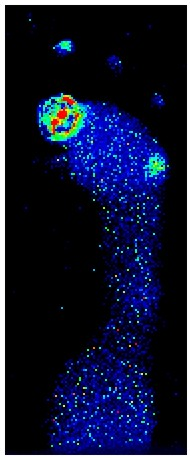
#> input picture img2.jpg, 190 x 458 px
$ python 1.py
#> lines starting #> are read from the running program, lines starting #| are printed output that depends on the picture; after the words box and inside, x2 and y2 are one past the last pixel; in counts of white or black regions, pixels touching at a corner belong together
### filter.py
import numpy as np
import cv2


def filt(img):
	img_h = np.zeros(img.shape,np.uint8)

	img_l = np.zeros(img.shape,np.uint8)
	for i in range(img.shape[0]) :
		for j in range(img.shape[1]):
			if(img[i,j][0]>100 or img[i,j][1]>100 or img[i,j][2]>100):
				if((img[i,j][2] > img[i,j][0] and img[i,j][2] > img[i,j][1] and i > 10 and i < (img.shape[0]-10) and j > 10 and j < (img.shape[1]-10)) or (img[i,j][1] > img[i,j][0] and img[i,j][1] > img[i,j][2] and i > 10 and i < (img.shape[0]-10) and j > 10 and j < (img.shape[1]-10)) or (img[i,j][0]>60 and img[i,j][1]>100 and img[i,j][2]>0 and img[i,j][0]<255 and img[i,j][1]<255 and img[i,j][2]<25 and i > 10 and i < (img.shape[0]-10) and j > 10 and j < (img.shape[1]-10))):
					img_h[i,j] = [255,255,255]

				# elif(img[i,j][0]>60 and img[i,j][1]>100 and img[i,j][2]>0 and img[i,j][0]<255 and img[i,j][1]<255 and img[i,j][2]<25 and i > 10 and i < (img.shape[0]-10) and j > 10 and j < (img.shape[1]-10)):
				# 	img_h[i,j] = [255,255,255]

				elif(img[i,j][0] > img[i,j][1] and img[i,j][0] > img[i,j][2] and i > 10 and i < (img.shape[0]-10) and j > 10 and j < (img.shape[1]-10)):
					img_l[i,j] = [255,255,255]

			else :
				img_l[i,j] = [0,0,0]
				img_h[i,j] = [0,0,0]

	return img_l,img_h


def cvtgray(img_l,img_h):
	img_l_g = cv2.cvtColor(img_l,cv2.COLOR_BGR2GRAY)

	img_h_g = cv2.cvtColor(img_h,cv2.COLOR_BGR2GRAY)

	return img_l_g,img_h_g

### find_contours.py
import cv2
import numpy as np


def contubabu(img1,img3):
	ret1, thresh1 = cv2.threshold(img1, 127, 255, 0)
	cnt1, hrc1 = cv2.findContours(thresh1, cv2.RETR_TREE, cv2.CHAIN_APPROX_SIMPLE)


	ret3, thresh3 = cv2.threshold(img3, 127, 255, 0)
	cnt3, hrc3 = cv2.findContours(thresh3, cv2.RETR_TREE, cv2.CHAIN_APPROX_SIMPLE)

	print len(cnt3)

	return cnt3


def findareababu(cnt):
	area = []
	print len(cnt)
	for i in range(len(cnt)):

		area.append(cv2.contourArea(cnt[i]))

	max_area = max(area)

	main_cnt = 0
	for i in range(len(cnt)):
		if(cv2.contourArea(cnt[i]) == max_area):
			main_cnt = cnt[i]
			#


	return main_cnt,max_area,cnt

def findcentbabu(cnt):
	M = cv2.moments(cnt)
	cx = int(M['m10']/M['m00'])
	cy = int(M['m01']/M['m00'])
	return cx,cy


# [12 lines left out: functions findenccircle, appcentroid, not called in this run]

### 1.py
import numpy as np
import cv2
import filter as fill
import find_contours as fc


img  = cv2.imread("img2.jpg")
#> img is the input picture: shape (458, 190, 3); mean B, G, R 52, 24, 19.5

a = fill.filt(img)
#> after the loop in filt, `for i in range(img.shape[0]) :`:
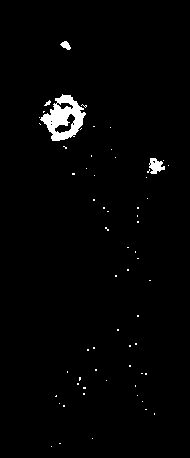
#> img_h: shape (458, 190, 3); 1.7% white; 63 white regions (59 under 20 px), largest, box (x1, y1, x2, y2) and area: (40, 94, 86, 141) 1086, (149, 158, 165, 174) 162, (60, 41, 71, 50) 59, (44, 100, 51, 106) 21
#> after the loop in filt, `for i in range(img.shape[0]) :`:
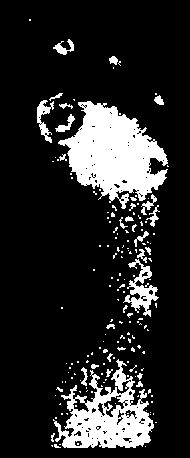
#> img_l: shape (458, 190, 3); 15.6% white; 167 white regions (138 under 20 px), largest, box (x1, y1, x2, y2) and area: (58, 101, 168, 209) 6449, (53, 359, 154, 448) 4141, (123, 259, 159, 317) 747
gray = fill.cvtgray(a[0],a[1])
#> in cvtgray, `img_h_g = cv2.cvtColor(img_h,cv2.COLOR_BGR2GRAY)`: img_h_g: shape (458, 190); 1.7% white; 63 white regions (59 under 20 px)

contu = fc.contubabu(gray[0],gray[1])
#> in contubabu, `cnt1, hrc1 = cv2.findContours(thresh1, cv2.RETR_TREE, cv2.CHAIN_APPROX..`: cnt1 = 289 contours, 262 with area under 20; largest, box (x1, y1, x2, y2) and area: (58, 101, 168, 209) 6294, (53, 359, 154, 448) 4425, (123, 259, 159, 317) 647, (37, 100, 54, 143) 243, (103, 394, 125, 418) 219; hrc1 = 289 rows, first 6: [1, -1, -1, -1], [2, 0, -1, -1], [3, 1, -1, -1], [4, 2, -1, -1], [5, 3, -1, -1], [6, 4, -1, -1]
#> in contubabu, `cnt3, hrc3 = cv2.findContours(thresh3, cv2.RETR_TREE, cv2.CHAIN_APPROX..`: cnt3 = 71 contours, 66 with area under 20; largest, box (x1, y1, x2, y2) and area: (40, 94, 86, 141) 1214, (54, 113, 76, 134) 176, (149, 158, 165, 174) 138, (56, 102, 74, 110) 74, (60, 41, 71, 50) 46; hrc3 = 71 rows, first 6: [1, -1, -1, -1], [2, 0, -1, -1], [3, 1, -1, -1], [4, 2, -1, -1], [5, 3, -1, -1], [6, 4, -1, -1]
#| 71
#> contu has the same summary as cnt3 in contubabu

m_cont = fc.findareababu(contu)
#| 71
#> the loop in findareababu, `for i in range(len(cnt)): ` made 71 passes
#> after the loop in findareababu, `for i in range(len(cnt)):`: area = 71 values, max 1214 at index 64, min 0 at index 0, mean 24.13
#> in findareababu, `max_area = max(area)`: max_area = 1214
#> the loop in findareababu, `for i in range(len(cnt)):` made 71 passes

#> (the run stopped early here; a loop or call above may not have finished)

$ run again, with img1.jpg copied over img2.jpg
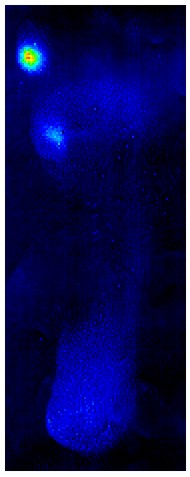
#> input picture img1.jpg, 190 x 477 px
#> img is the input picture: shape (477, 190, 3); mean B, G, R 89, 19.7, 18.7
#> after the loop in filt, `for i in range(img.shape[0]) :`:
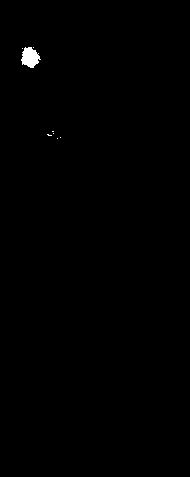
#> img_h: shape (477, 190, 3); 0.32% white; 8 white regions (7 under 20 px), largest, box (x1, y1, x2, y2) and area: (21, 47, 41, 68) 280
#> after the loop in filt, `for i in range(img.shape[0]) :`:
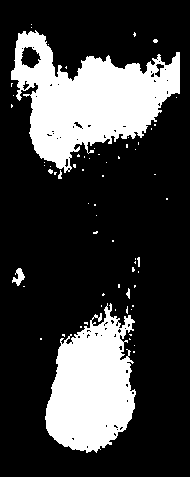
#> img_l: shape (477, 190, 3); 23.8% white; 65 white regions (59 under 20 px), largest, box (x1, y1, x2, y2) and area: (11, 30, 180, 173) 12134, (45, 303, 136, 453) 9029, (12, 268, 25, 286) 117, (126, 288, 130, 299) 26, (58, 170, 62, 179) 23, (137, 257, 140, 267) 22
#> img_h_g: shape (477, 190); 0.32% white; 8 white regions (7 under 20 px)
#> cnt1 = 128 contours, 120 with area under 20; largest, box (x1, y1, x2, y2) and area: (11, 30, 180, 173) 12168, (45, 303, 136, 453) 8826, (20, 46, 42, 69) 313, (12, 268, 25, 286) 90, (154, 63, 165, 78) 68, (22, 80, 30, 91) 36, (73, 121, 83, 129) 32, (64, 158, 69, 168) 24; hrc1 = 128 rows, first 6: [1, -1, -1, -1], [2, 0, -1, -1], [3, 1, -1, -1], [4, 2, -1, -1], [5, 3, -1, -1], [6, 4, -1, -1]
#> cnt3 = 8 contours, 7 with area under 20; largest, box (x1, y1, x2, y2) and area: (21, 47, 41, 68) 248; hrc3 = [[1, -1, -1, -1], [2, 0, -1, -1], [3, 1, -1, -1], [4, 2, -1, -1], [5, 3, -1, -1], [6, 4, -1, -1], [7, 5, -1, -1], [-1, 6, -1, -1]]
#| 8
#> contu has the same summary as cnt3 in contubabu
#| 8
#> the loop in findareababu, `for i in range(len(cnt)): ` made 8 passes
#> after the loop in findareababu, `for i in range(len(cnt)):`: area = [0, 0, 1, 0, 0, 0, 0, 248]
#> max_area = 248
#> the loop in findareababu, `for i in range(len(cnt)):` made 8 passes

$ run again, with img3.jpg copied over img2.jpg
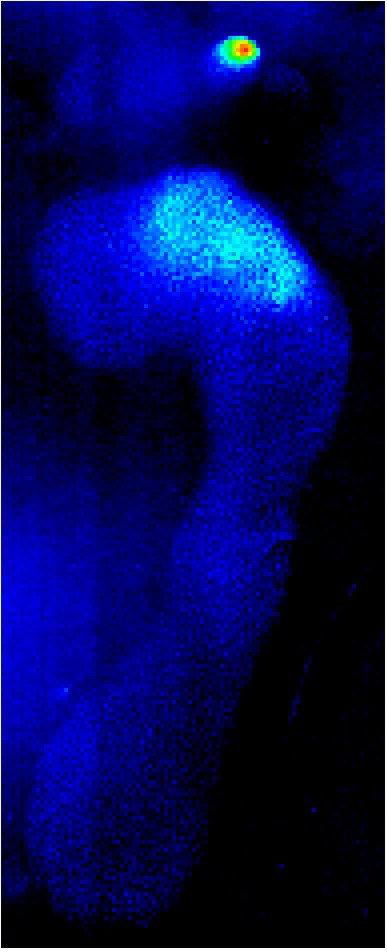
#> input picture img3.jpg, 387 x 952 px
#> img is the input picture: shape (952, 387, 3); mean B, G, R 88, 10.2, 4.3
#> after the loop in filt, `for i in range(img.shape[0]) :`:
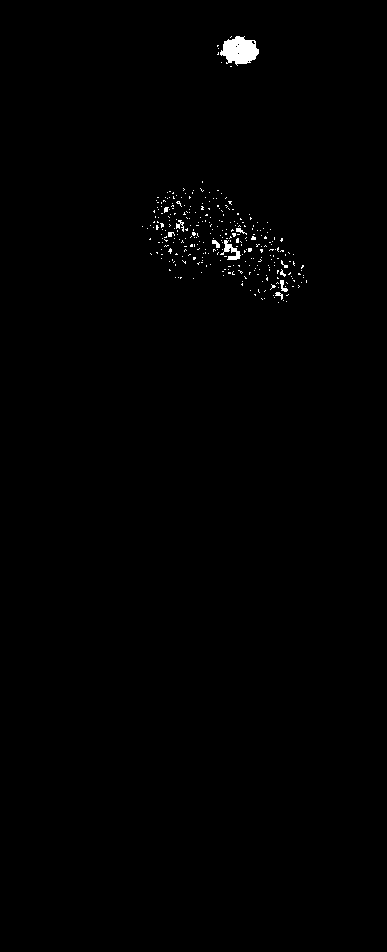
#> img_h: shape (952, 387, 3); 0.54% white; 312 white regions (301 under 20 px), largest, box (x1, y1, x2, y2) and area: (220, 36, 259, 66) 777, (220, 240, 241, 260) 165, (280, 280, 288, 292) 47
#> after the loop in filt, `for i in range(img.shape[0]) :`:
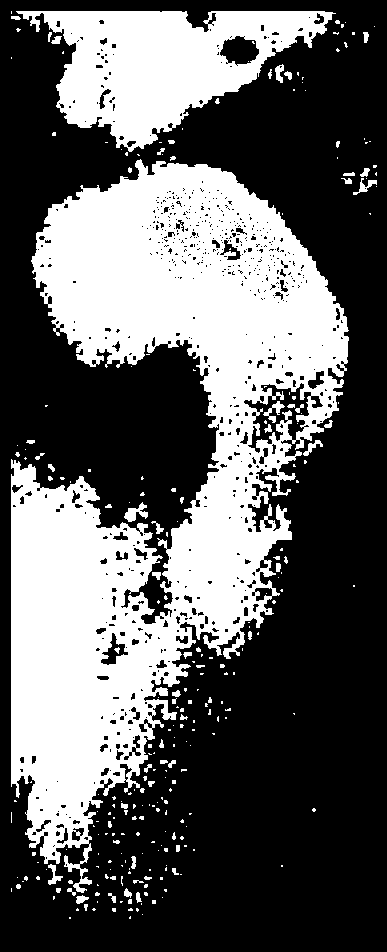
#> img_l: shape (952, 387, 3); 37.9% white; 281 white regions (215 under 20 px), largest, box (x1, y1, x2, y2) and area: (11, 159, 349, 893) 113169, (16, 11, 336, 152) 22246, (124, 502, 148, 522) 227
#> img_h_g: shape (952, 387); 0.54% white; 312 white regions (301 under 20 px)
#> cnt1 = 1029 contours, 851 with area under 20; largest, box (x1, y1, x2, y2) and area: (11, 159, 349, 893) 118620, (16, 11, 336, 152) 23086, (243, 382, 312, 454) 2307, (219, 35, 260, 66) 840, (100, 632, 129, 666) 401; hrc1 = 1029 rows, first 6: [1, -1, -1, -1], [2, 0, -1, -1], [3, 1, -1, -1], [4, 2, -1, -1], [5, 3, -1, -1], [6, 4, -1, -1]
#> cnt3 = 321 contours, 316 with area under 20; largest, box (x1, y1, x2, y2) and area: (220, 36, 259, 66) 726, (220, 240, 241, 260) 116, (280, 280, 288, 292) 30, (212, 240, 220, 248) 26, (176, 220, 184, 232) 22; hrc3 = 321 rows, first 6: [1, -1, -1, -1], [2, 0, -1, -1], [3, 1, -1, -1], [4, 2, -1, -1], [5, 3, -1, -1], [6, 4, -1, -1]
#| 321
#> contu has the same summary as cnt3 in contubabu
#| 321
#> after the loop in findareababu, `for i in range(len(cnt)):`: area = 321 values, max 726.5 at index 314, min 0 at index 0, mean 3.65
#> max_area = 726.5

$ run again, with img4.jpg copied over img2.jpg
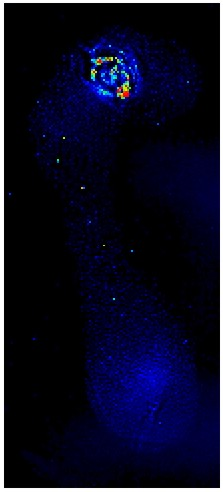
#> input picture img4.jpg, 223 x 492 px
#> img is the input picture: shape (492, 223, 3); mean B, G, R 35.9, 13, 12.8
#> after the loop in filt, `for i in range(img.shape[0]) :`:
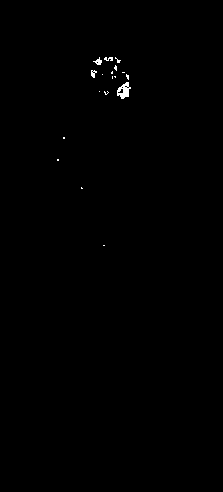
#> img_h: shape (492, 223, 3); 0.27% white; 18 white regions (14 under 20 px), largest, box (x1, y1, x2, y2) and area: (117, 82, 131, 99) 134, (93, 57, 102, 65) 35, (91, 70, 97, 78) 29, (104, 57, 113, 61) 26
#> after the loop in filt, `for i in range(img.shape[0]) :`:
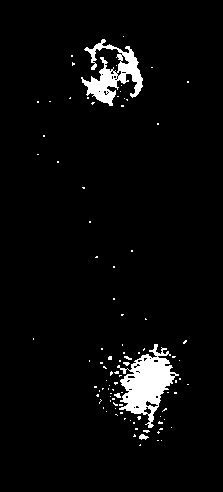
#> img_l: shape (492, 223, 3); 4.1% white; 96 white regions (92 under 20 px), largest, box (x1, y1, x2, y2) and area: (117, 344, 179, 428) 2312, (81, 39, 143, 106) 1652, (139, 434, 149, 440) 37, (114, 393, 121, 398) 24
#> img_h_g: shape (492, 223); 0.27% white; 18 white regions (14 under 20 px)
#> cnt1 = 128 contours, 121 with area under 20; largest, box (x1, y1, x2, y2) and area: (117, 344, 179, 428) 2253, (81, 39, 143, 106) 1488, (145, 400, 159, 408) 44, (120, 54, 130, 65) 41, (143, 406, 152, 415) 37, (139, 434, 149, 440) 26, (127, 375, 136, 379) 20; hrc1 = 128 rows, first 6: [1, -1, -1, -1], [2, 0, -1, -1], [3, 1, -1, -1], [4, 2, -1, -1], [5, 3, -1, -1], [6, 4, -1, -1]
#> cnt3 = 25 contours, 22 with area under 20; largest, box (x1, y1, x2, y2) and area: (117, 82, 131, 99) 127, (93, 57, 102, 65) 24, (91, 70, 97, 78) 21; hrc3 = 25 rows, first 6: [1, -1, -1, -1], [2, 0, -1, -1], [3, 1, -1, -1], [4, 2, -1, -1], [5, 3, -1, -1], [6, 4, -1, -1]
#| 25
#> contu has the same summary as cnt3 in contubabu
#| 25
#> the loop in findareababu, `for i in range(len(cnt)): ` made 25 passes
#> after the loop in findareababu, `for i in range(len(cnt)):`: area = 25 values, max 127 at index 6, min 0 at index 0, mean 9.76
#> max_area = 127
#> the loop in findareababu, `for i in range(len(cnt)):` made 25 passes
